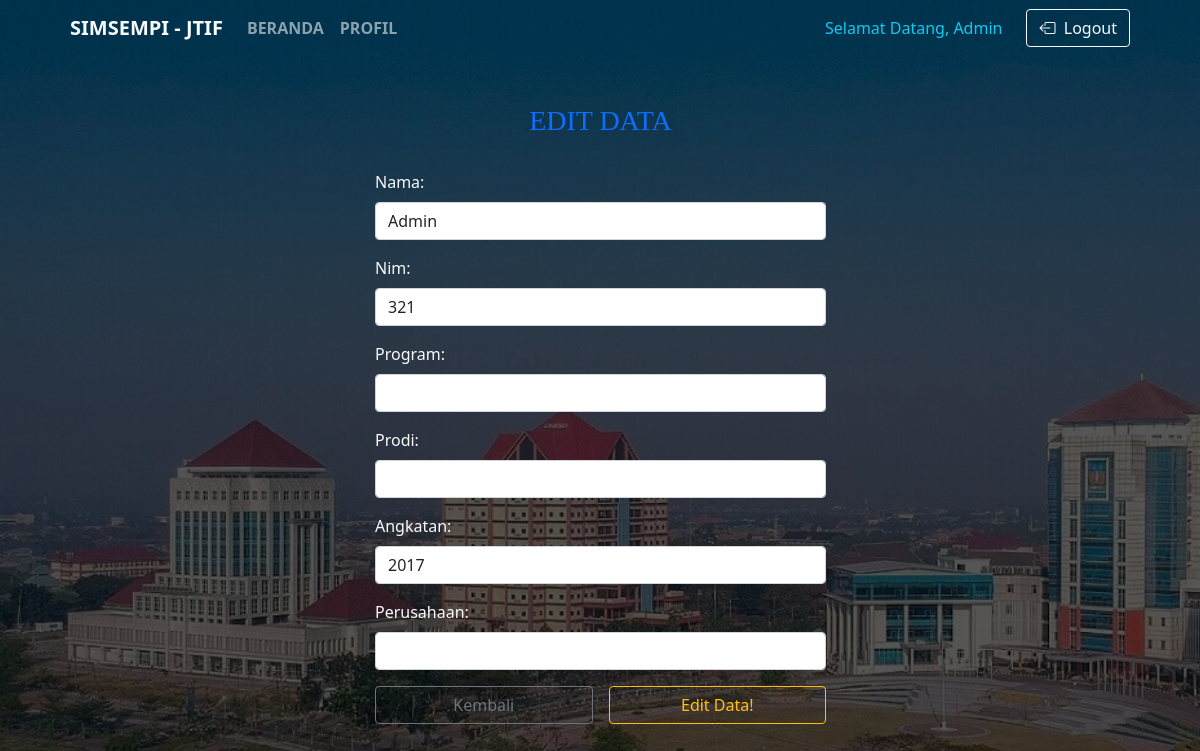
Page /ubahprofile.php?id=31 (signed in) on the committed database.
### tables this page shows
CREATE TABLE `user` (
  `id` int(11) NOT NULL,
  `nim` varchar(11) NOT NULL,
  `nama` varchar(100) NOT NULL,
  `email` varchar(255) NOT NULL,
  `level` enum('admin','mahasiswa','dosen','') NOT NULL,
  `program` varchar(100) NOT NULL,
  `prodi` varchar(100) NOT NULL,
  `angkatan` enum('2017','2018','2019','') NOT NULL,
  `perusahaan` varchar(100) NOT NULL,
  `password` varchar(255) NOT NULL
);

### functions.php (called while the page is built, shortened)
<?php
$db = mysqli_connect("localhost", "root", "", "praktik industri");
function query($query) {
    global $db;
    $result = mysqli_query($db, $query);
    $rows = [];
    while($row = mysqli_fetch_assoc($result)) {
        $rows[] = $row;
    }
    return $rows;
}
?>

### ubahprofile.php (the view, shortened to what this page needs)
<?php
    require 'functions.php';
    $id = $_GET["id"];
    $mhs = query("SELECT * FROM user WHERE id = $id") [0];
    $nim = $_SESSION['nim'];
    $query = "SELECT * FROM user WHERE nim='$nim' ";
    $result = mysqli_query($db, $query);
?>
<!DOCTYPE html>
<html lang="en">
    <head>
        <link rel="stylesheet" type="text/css" href="assets/vendor/bootstrap/css/bootstrap.min.css">
        <link href="https://cdn.jsdelivr.net/npm/bootstrap@5.1.0/dist/css/bootstrap.min.css" rel="stylesheet">
        <link rel="stylesheet" href="https://cdn.jsdelivr.net/npm/bootstrap-icons@1.5.0/font/bootstrap-icons.css">
        <link rel="stylesheet" href="assets/css/style.css">
        <link href="https://unpkg.com/aos@2.3.1/dist/aos.css" rel="stylesheet">
    </head>
    <body class="bg-custom" style="background-image: url('assets/img/unesa.jpg');">
        <div class="container">
            <nav class="navbar sticky-top navbar-expand-lg navbar-transparent navbar-dark">
                <div class="container-fluid">
                    <a class="navbar-brand fw-bold text-light">SIMSEMPI - JTIF</a>
                    <div class="collapse navbar-collapse" id="navbarSupportedContent">
                        <ul class="navbar-nav me-auto mb-2 mb-lg-0 text-uppercase fw-bold">
                            <li class="nav-item">
                                <a class="nav-link" aria-current="page" href="index.php">Beranda</a>
                            </li>
                            <li class="nav-item">
                              <a class="nav-link" href="profile.php">Profil</a>
                            </li>
                        </ul>
                        <span class="navbar-text mr-4 text-info">Selamat Datang, <?php foreach($result as $name) :?> <?= $name["nama"]; ?> <?php endforeach; ?></span>
                        <a href="#" id="btn-logout" class="btn btn-outline-light" tabindex="-1" role="button" aria-disabled="true"><i class="bi bi-box-arrow-left"></i>&nbsp;&nbsp;Logout</a>
                    </div>
                </div>
            </nav>
            <div class="row justify-content-md-center">
                <div class="col-md-5">
                    <h1 class="text-center text-primary mb-4 mt-4 pt-4 pb-2" data-aos="zoom-in" data-aos-duration="1000">Edit data</h1>
                        <form class="row text-light justify-content-md-center g-3 mb-4 pb-4" action="" method = "post" enctype="multipart/form-data" data-aos="zoom-in" data-aos-duration="500">
                            <div class="col-md-12">
                                <label class="form-label" for="nama">Nama:  </label>
                                <input class="form-control" type="text" name="nama" id="nama" required value="<?= $mhs ["nama"]; ?>">
                            </div>
                            <div class="col-md-12">
                                <label class="form-label" for="nim">Nim:  </label>
                                <input class="form-control" type="text" name="nim" id="nim" required value="<?= $mhs ["nim"]; ?>">
                            </div>
                            <div class="col-md-12">
                                <label class="form-label" for="program">Program:  </label>
                                <input class="form-control" type="text" name="program" id="program" required value="<?= $mhs ["program"]; ?>">
                            </div>
                            <div class="col-md-12">
                                <label class="form-label" for="prodi">Prodi:  </label>
                                <input class="form-control" type="text" name="prodi" id="prodi" required value="<?= $mhs ["prodi"]; ?>">
                            </div>
                            <div class="col-md-12">
                                <label class="form-label" for="angkatan">Angkatan:  </label> <br>
                                <select class="form-control" type="text" name="angkatan" id="angkatan" required value="<?= $mhs ["angkatan"]; ?>">
                                <option value="2017">2017</option>
                                </select>
                            </div>
                            <div class="col-md-12">
                                <label class="form-label" for="perusahaan">Perusahaan:  </label> <br>
                                <input class="form-control" type="text" name="perusahaan" id="perusahaan" required value="<?= $mhs ["perusahaan"]; ?>">
                            </div>
                            <div class="col">
                                <div class="d-grid">
                                    <a href="profile.php" class="btn btn-outline-secondary" tabindex="-1" role="button" aria-disabled="false">Kembali</a>
                                </div>
                            </div>
                            <div class="col">
                                <div class="d-grid">
                                    <button class="btn btn-outline-warning" type="submit" name="submit">Edit Data!</button>
                                </div>
                            </div>
                        </form>
                    </div>
                </div>
            </div>
    </body>
</html>

### css/style.css (style rules this page uses)
h1 { font-family: Ubuntu-Bold; font-size: 28px; line-height: 1.2; text-transform: uppercase; display: block; }
.bg-custom { width: 100%; display: -webkit-box; display: -webkit-flex; display: -moz-box; display: -ms-flexbox; display: flex; flex-wrap: wrap; justify-content: center; align-items: center; background-repeat: no-repeat; background-position: center; background-attachment:fixed; background-size: cover; position: relative; z-index: 1; }
.bg-custom::before { content: ""; display: block; position: fixed; z-index: -1; width: 100%; height: 100%; top: 0; left: 0; background-color: rgba(0,0,0,0.65); }

### rows in the picture
user: nama "Admin", nim "321", angkatan "2017"
